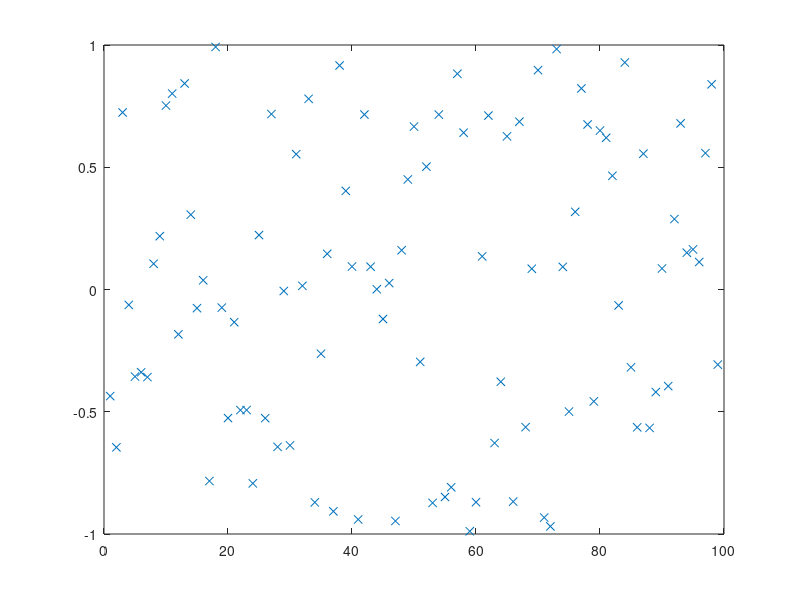

The MATLAB source for this figure: (Note: this script raises an error after producing the figure.)
% script <a href="matlab:RR_BlockInsertionSortTest">RR_BlockInsertionSortTest</a>
% Test <a href="matlab:help RR_BlockInsertionSort">RR_BlockInsertionSort</a> on a random set of data.
% See <a href="matlab:RCweb">Numerical Renaissance: simulation, optimization, & control</a>, Section 7.1.2.
% Part of <a href="matlab:help RCC">Numerical Renaissance Codebase 1.0</a>, <a href="matlab:help RCchap07">Chapter 7</a>; please read the <a href="matlab:help RCcopyleft">copyleft</a>.

n=99; D=2*rand(n,1)-1; close all,    plot(D(:,1),'x'), pause(0.1)
[D,index]=RR_BlockInsertionSort(D,1,n); plot(D(:,1),'x')

% end script RR_BlockInsertionSortTest
